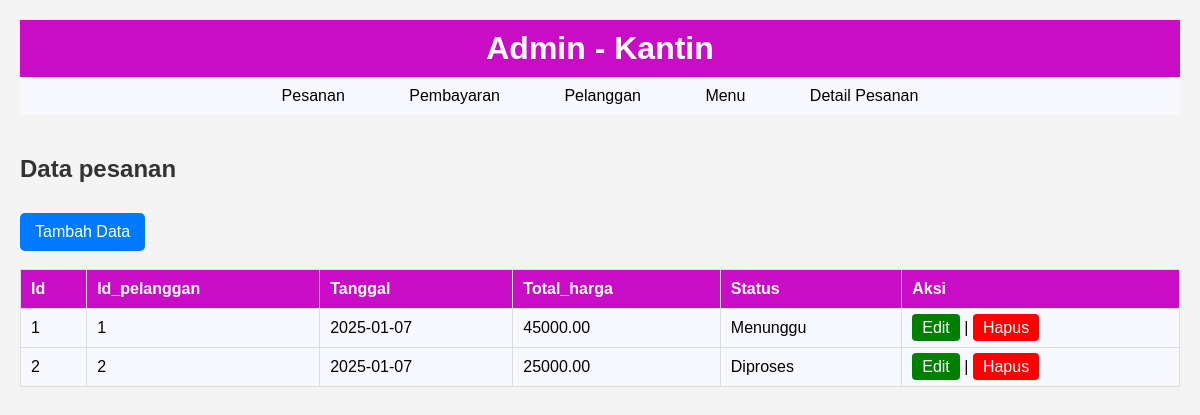
/?table=pesanan, run on the app's committed database.
### tables this page shows
CREATE TABLE `pesanan` (
  `id` int(11) NOT NULL,
  `id_pelanggan` int(11) DEFAULT NULL,
  `tanggal` date NOT NULL,
  `total_harga` decimal(10,2) NOT NULL,
  `status` varchar(50) NOT NULL
);

### index.php (the view, shortened to what this page needs)
<?php
$host = 'localhost';
$user = 'root';
$pass = '';
$db   = 'makanan';
$conn = new mysqli($host, $user, $pass, $db);
$tables = [
    'pesanan'        => ['id', 'id_pelanggan', 'tanggal', 'total_harga', 'status'],
    'pembayaran'     => ['id', 'id_pesanan', 'jumlah_bayar', 'tanggal_pembayaran', 'metode_pembayaran'],
    'pelanggan'      => ['id', 'nama', 'email', 'telepon', 'alamat'],
    'menu'           => ['id', 'nama_menu', 'deskripsi', 'harga', 'stok'],
    'detail_pesanan' => ['id', 'id_pesanan', 'id_menu', 'jumlah', 'subtotal'],
];
$table = $_GET['table'] ?? 'menu';
$columns = $tables[$table];
function showTable($conn, $table, $columns) {
    $query = "SELECT * FROM $table";
    $result = $conn->query($query);
    echo "<h2>Data $table</h2>";
    echo "<a href='?table=$table&action=add' class='btn btn-add'>Tambah Data</a><br><br>";
    if ($result->num_rows > 0) {
        echo "<table border='1' cellpadding='10' cellspacing='0' style='color: black; background-color: #F8F8FF;'>";
        echo "<tr>";
        foreach ($columns as $col) {
            echo "<th>" . ucfirst($col) . "</th>";
        }
        echo "<th>Aksi</th></tr>";
        while ($row = $result->fetch_assoc()) {
            echo "<tr>";
            foreach ($columns as $col) {
                echo "<td>{$row[$col]}</td>";
            }
            echo "<td>
            <a href='?table=$table&action=edit&id={$row['id']}' style='color: white; background-color: green; padding: 5px 10px; border-radius: 4px; text-decoration: none;'>Edit</a> |
            <a href='?table=$table&action=delete&id={$row['id']}' onclick='return confirm(\"Yakin ingin menghapus data ini?\")' style='color: white; background-color: red; padding: 5px 10px; border-radius: 4px; text-decoration: none;'>Hapus</a>
        </td>";
echo "</tr>";
        }
        echo "</table>";
    } else {
        echo "<p>Tidak ada data.</p>";
    }
}
if (isset($_GET['action'])) {
    $action = $_GET['action'];
    if ($action == 'add') {
        addDataForm($table, $columns);
        if (isset($_POST['submit_add'])) {
            $fields = array_filter($columns, fn($col) => $col != 'id');
            $values = array_map(fn($col) => $_POST[$col], $fields);
            $query = "INSERT INTO $table (" . implode(',', $fields) . ") VALUES (" . str_repeat('?,', count($fields) - 1) . "?)";
            $stmt = $conn->prepare($query);
            $stmt->bind_param(str_repeat('s', count($fields)), ...$values);
            $stmt->execute();
            header("Location: ?table=$table");
        }
    }
    elseif ($action == 'edit' && isset($_GET['id'])) {
        $id = $_GET['id'];
        editDataForm($conn, $table, $columns, $id);
        if (isset($_POST['submit_edit'])) {
            $fields = array_filter($columns, fn($col) => $col != 'id');
            $values = array_map(fn($col) => $_POST[$col], $fields);
            $values[] = $_GET['id'];
            $query = "UPDATE $table SET " . implode(' = ?, ', $fields) . " = ? WHERE id = ?";
            $stmt = $conn->prepare($query);
            $stmt->bind_param(str_repeat('s', count($fields)) . 'i', ...$values);
            $stmt->execute();
            header("Location: ?table=$table");
        }
    }
    elseif ($action == 'delete' && isset($_GET['id'])) {
        $id = $_GET['id'];
        $query = "DELETE FROM $table WHERE id = ?";
        $stmt = $conn->prepare($query);
        $stmt->bind_param('i', $id);
        $stmt->execute();
        header("Location: ?table=$table");
    }
} else {
    echo '
<!DOCTYPE html>
<html lang="en">
<head>
    <meta charset="UTF-8">
    <meta name="viewport" content="width=device-width, initial-scale=1.0">
    <title>Admin Kantin</title>
    <style>
        body {
            font-family: Arial, sans-serif;
            margin: 0;
            padding: 0;
        }
        header {
            background-color:rgb(201, 12, 198);
            color: white;
            padding: 10px 0;
            text-align: center;
        }
        nav {
            background-color: #F8F8FF;
            padding: 10px 0;
            text-align: center;
        }
        nav a {
            color: black;
            text-decoration: none;
            padding: 10px 20px;
            margin: 0 10px;
            border-radius: 5px;
            background-color: #F8F8FF;
        }
        nav a:hover {
            background-color: #E6E6FA;
        }
        .container {
            display: flex;
            flex-direction: column;
            padding: 20px;
        }
        table {
            width: 100%;
            border-collapse: collapse;
        }
        table, th, td {
            border: 1px solid #ddd;
        }
        th, td {
            padding: 10px;
            text-align: left;
        }
    </style>
</head>
<body>
<header>
    <h1>Admin - Kantin</h1>
</header>
<nav>
    <a href="?table=pesanan">Pesanan</a>
    <a href="?table=pembayaran">Pembayaran</a>
    <a href="?table=pelanggan">Pelanggan</a>
    <a href="?table=menu">Menu</a>
    <a href="?table=detail_pesanan">Detail Pesanan</a>
</nav>
<div class="container">
</div>
</body>
</html>
    ';
    showTable($conn, $table, $columns);
}
?>
<link rel="stylesheet" href="style.css">

### style.css (style rules this page uses)
* { margin: 0; padding: 0; box-sizing: border-box; }
body { font-family: Arial, sans-serif; background-color: #f4f4f4; color: #333; padding: 20px; }
h2 { margin-bottom: 20px; }
table { width: 100%; border-collapse: collapse; margin-bottom: 20px; }
th, td { border: 1px solid #ddd; padding: 10px; text-align: left; }
th { background-color: rgb(201, 12, 198); color: white; }
.btn { display: inline-block; padding: 10px 15px; margin-top: 10px; color: white; background-color: #007BFF; text-decoration: none; border-radius: 5px; }

### index.php (style rules this page uses)
body { font-family: Arial, sans-serif; margin: 0; padding: 0; }
header { background-color:rgb(201, 12, 198); color: white; padding: 10px 0; text-align: center; }
nav { background-color: #F8F8FF; padding: 10px 0; text-align: center; }
nav a { color: black; text-decoration: none; padding: 10px 20px; margin: 0 10px; border-radius: 5px; background-color: #F8F8FF; }
.container { display: flex; flex-direction: column; padding: 20px; }
table { width: 100%; border-collapse: collapse; }
table, th, td { border: 1px solid #ddd; }
th, td { padding: 10px; text-align: left; }

### data on the page
pesanan: id "1", id_pelanggan "1", tanggal "2025-01-07", total_harga "45000.00", status "Menunggu"
pesanan: id "2", id_pelanggan "2", tanggal "2025-01-07", total_harga "25000.00", status "Diproses"

### other printed values
$table "pesanan"
$col "Id"
$col "Id_pelanggan"
$col "Tanggal"
$col "Total_harga"
$col "Status"
